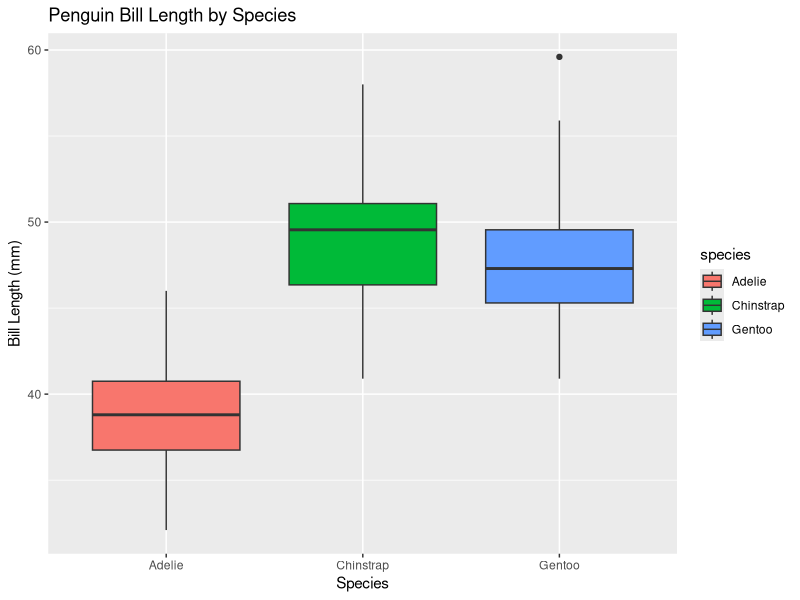

The R source for this figure:
## ---- chunk 1
library(tidyverse)
library(palmerpenguins)
## ---- chunk 2
penguins %>%
  group_by(species) %>%
  summarize(
    avg_bill_length = mean(bill_length_mm, na.rm = TRUE),
    count = n()
  )
## ---- chunk 3
ggplot(penguins, aes(x = species, y = bill_length_mm, fill = species)) +
  geom_boxplot() +
  labs(
    title = "Penguin Bill Length by Species",
    x = "Species",
    y = "Bill Length (mm)"
  )
